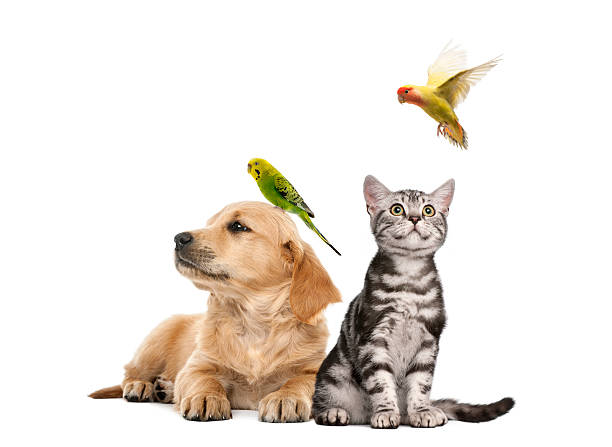
#> input picture OBJECT DECTECTION WITH FASTER R-CNN/istockphoto-187786732-612x612.jpeg, 612 x 447 px, given in place of lenna.png, which was not available
$ python 'GEOMETRIC OPERATIONS AND OTHER MATHEMATICAL TOOLS IN PILLOW.py'
#> lines starting #> are read from the running program, lines starting #| are printed output that depends on the picture; pictures that were not available may be replaced by others from this repository, and a replacement may not be noted
#GEOMETRIC OPERATIONS AND OTHER MATHEMATICAL TOOLS IN PILLOW
import matplotlib.pyplot as plt
from PIL import Image
import numpy as np
from PIL import ImageOps

#DEFINING THE HELPER FUNCTION TO PLOT TWO IMAGE SIDE BY SIDE
def plot_image(image_1,image_2,title_1="Orignal",title_2="New_image"):
    plt.figure(figsize=(10,10))
    plt.subplot(1,2,1)
    plt.imshow(image_1,cmap="gray")
    plt.title(title_1)
    plt.subplot(1,2,2)
    plt.imshow(image_2,cmap="gray")
    plt.title(title_2)
    plt.show()

#GEOMETRIC TRANSFORMATIONS
    #it allows us to perform diffrent operations like translation , shift , reshape and rotate the image
image=Image.open("lenna.png")
#> image is the input picture: PIL image 612x447 RGB; mean R, G, B 235.6, 229, 222.4
# plt.imshow(image)
# plt.show()

#scaling the horizontal axis by two
width,height=image.size
#> width = 612; height = 447
# [30 lines of commented-out code are left out]
theta=45
# new_image=image.rotate(theta)
# plt.imshow(new_image)
# plt.show()

#MATHEMATICAL OPREATIONS
#ARRAY OPERATIONS
# We can perform array operations on an image; Using Python broadcasting, we can add a constant to each pixel's intensity value.
# Before doing that, we must first we convert the PIL image to a numpy array.
image=np.array(image)
# [11 lines of commented-out code are left out]

noise=np.random.normal(0,20,(height,width,3)).astype(np.uint8)
# [17 lines of commented-out code are left out]
im_gray=Image.open("barbara.png")
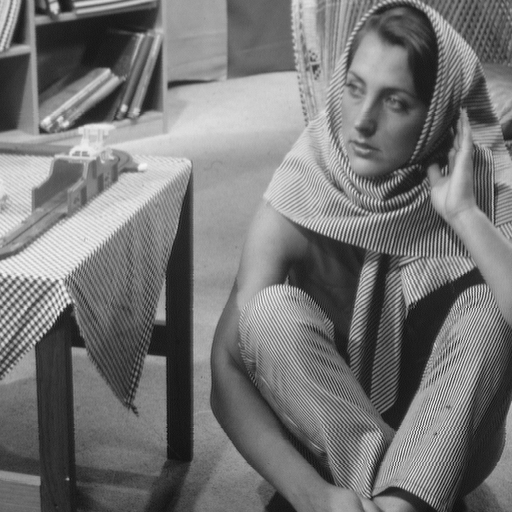
#> input picture GEOMETRIC OPERATIONS AND OTHER MATHEMATICAL TOOLS IN PILLOW/barbara.png, 512 x 512 px
#> im_gray is the input picture: PIL image 512x512 L; min 12, max 246, mean 117.4
im_gray=ImageOps.grayscale(im_gray)
im_gray=np.array(im_gray)
# plt.imshow(im_gray,cmap="gray")
# plt.show()

#applying the singular value decompsiton
U,s,V=np.linalg.svd(im_gray,full_matrices=True)
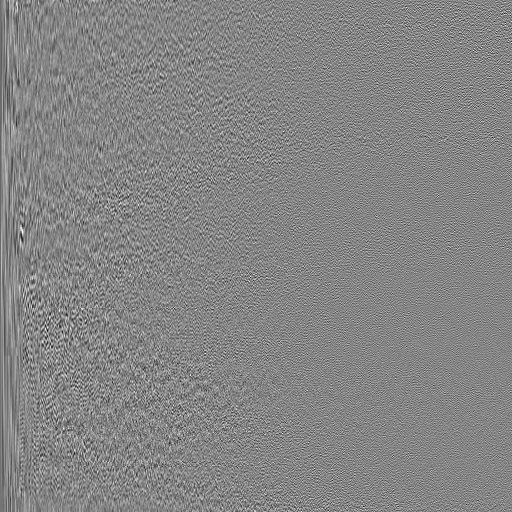
#> U: shape (512, 512) float64; min -0.25, max 0.228, mean -0.000113; drawn with min black and max white
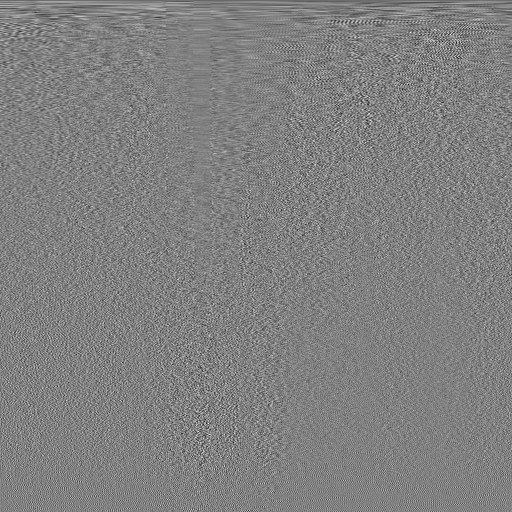
#> V: shape (512, 512) float64; min -0.286, max 0.28, mean -9.44e-05; drawn with min black and max white
#> s = 512 values, max 61863.9 at index 0, min 0.0641 at index 511, mean 535
# print(s.shape)
S=np.zeros((im_gray.shape[0],im_gray.shape[1]))
#> (the run stopped early here; a loop or call above may not have finished)
